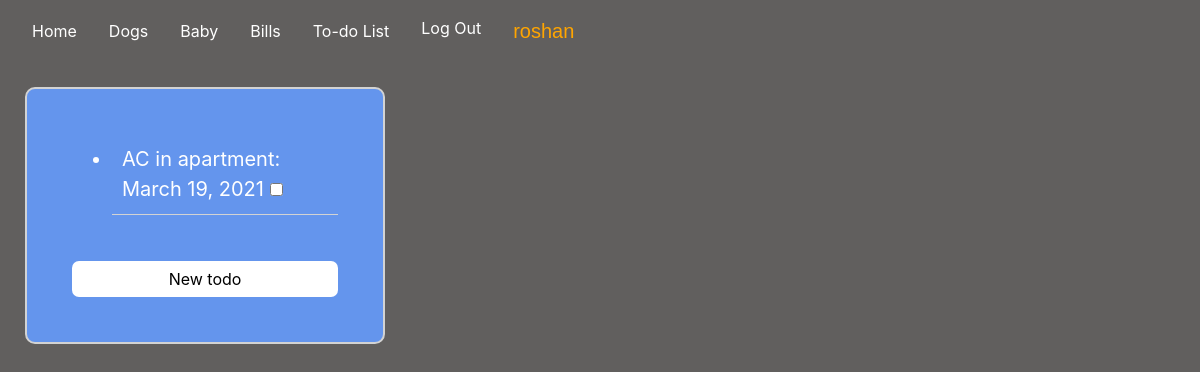
The app's page /todo (signed in), older data.
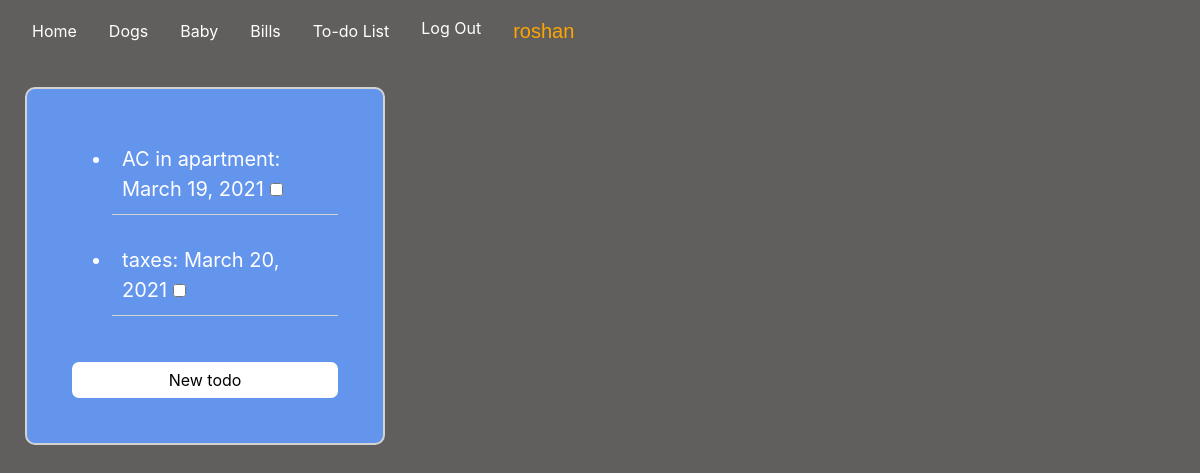
The same page, newer data.
### housemanager/models.py (models this page shows)
class Todo(models.Model):
    todo = models.CharField(max_length = 200)
    done = models.BooleanField(default=False)
    todo_date = models.DateField(default=datetime.now, blank=True)
    todo_cat = models.CharField(max_length=200, blank = True)
    def __str__(self):
        return f"{self.todo}"

### housemanager/views.py (the view)
# urls.py: path("todo", views.todo, name="todo"),
@login_required(login_url="/login")
def todo(request):
    todolist = Todo.objects.filter(done=False)
    print(todolist)
    return render(request, "housemanager/todo.html", {
        "todo": todolist
    })

### housemanager/templates/housemanager/todo.html (shortened to what this page needs)
{% extends "housemanager/layout.html" %}
{% load static %}
{% block body %}
    <div id="todolist">
        <ul id="ullist">
            {% for todo in todo%}
            <li data-id={{todo.id}} id="listitem" class="listitem">
                    {{todo.todo}}:
                    {{todo.todo_date}}
                    <input data-id={{todo.id}} type="checkbox" class="todo-done" id="todo-done">
            </li>
            {% endfor%}
        </ul>
        <button class="btn btn-primary" id="create-todo">
            New todo
        </button>
    </div>
{% endblock %}

Row changes from the older to the newer data that the page shows:
added Todo: todo "taxes", todo_date "March 20, 2021"
